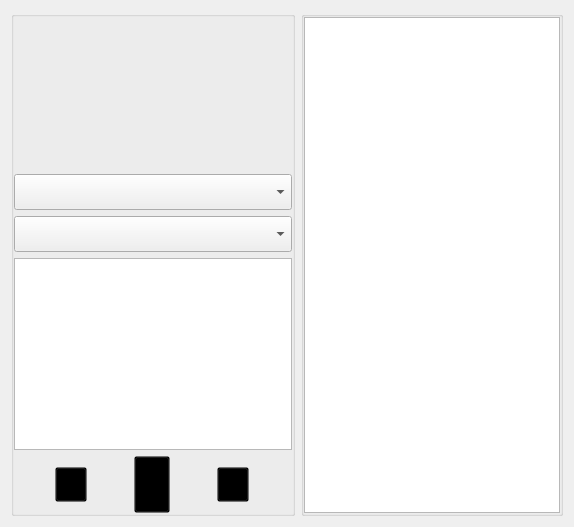
        <widget class="QWidget" name="tab_detail">
         <attribute name="title">
          <string>详情</string>
         </attribute>
         <layout class="QHBoxLayout" name="horizontalLayout">
          <item>
           <widget class="QGroupBox" name="box_info">
            <property name="minimumSize">
             <size>
              <width>284</width>
              <height>0</height>
             </size>
            </property>
            <property name="maximumSize">
             <size>
              <width>300</width>
              <height>16777215</height>
             </size>
            </property>
            <property name="styleSheet">
             <string notr="true">QPushButton{
 background: transparent; 
}
QLabel{
 background: transparent; 
}</string>
            </property>
            <property name="title">
             <string/>
            </property>
            <layout class="QVBoxLayout" name="verticalLayout_10">
             <property name="leftMargin">
              <number>0</number>
             </property>
             <property name="topMargin">
              <number>0</number>
             </property>
             <property name="rightMargin">
              <number>0</number>
             </property>
             <property name="bottomMargin">
              <number>0</number>
             </property>
             <item>
              <widget class="QLabel" name="info_pic">
               <property name="sizePolicy">
                <sizepolicy hsizetype="Preferred" vsizetype="Preferred">
                 <horstretch>0</horstretch>
                 <verstretch>0</verstretch>
                </sizepolicy>
               </property>
               <property name="minimumSize">
                <size>
                 <width>151</width>
                 <height>151</height>
                </size>
               </property>
               <property name="maximumSize">
                <size>
                 <width>300</width>
                 <height>300</height>
                </size>
               </property>
               <property name="text">
                <string/>
               </property>
               <property name="pixmap">
                <pixmap resource="../resources/resources.qrc">:/img/timg.jpeg</pixmap>
               </property>
               <property name="scaledContents">
                <bool>true</bool>
               </property>
               <property name="alignment">
                <set>Qt::AlignCenter</set>
               </property>
               <property name="wordWrap">
                <bool>false</bool>
               </property>
              </widget>
             </item>
             <item>
              <widget class="QComboBox" name="comboBox_name">
               <property name="minimumSize">
                <size>
                 <width>0</width>
                 <height>36</height>
                </size>
               </property>
               <property name="maximumSize">
                <size>
                 <width>16777215</width>
                 <height>16777215</height>
                </size>
               </property>
              </widget>
             </item>
             <item>
              <widget class="QComboBox" name="comboBox_part">
               <property name="minimumSize">
                <size>
                 <width>0</width>
                 <height>36</height>
                </size>
               </property>
               <property name="maximumSize">
                <size>
                 <width>16777215</width>
                 <height>16777215</height>
                </size>
               </property>
              </widget>
             </item>
             <item>
              <widget class="QTextEdit" name="info_des">
               <property name="enabled">
                <bool>true</bool>
               </property>
               <property name="minimumSize">
                <size>
                 <width>151</width>
                 <height>151</height>
                </size>
               </property>
               <property name="acceptDrops">
                <bool>true</bool>
               </property>
               <property name="inputMethodHints">
                <set>Qt::ImhMultiLine</set>
               </property>
               <property name="readOnly">
                <bool>true</bool>
               </property>
              </widget>
             </item>
             <item>
              <layout class="QHBoxLayout" name="horizontalLayout_7">
               <property name="topMargin">
                <number>0</number>
               </property>
               <property name="bottomMargin">
                <number>0</number>
               </property>
               <item>
                <widget class="QPushButton" name="info_front">
                 <property name="minimumSize">
                  <size>
                   <width>32</width>
                   <height>35</height>
                  </size>
                 </property>
                 <property name="maximumSize">
                  <size>
                   <width>32</width>
                   <height>35</height>
                  </size>
                 </property>
                 <property name="styleSheet">
                  <string notr="true">QPushButton{
    border-image:url(://img/front_out.svg) 0px 0px no-repeat;
 background: transparent; 
}
QPushButton:hover{
     border-image:url(://img/front_on.svg) -0px 0px no-repeat;
  background: transparent; 
}
</string>
                 </property>
                 <property name="text">
                  <string/>
                 </property>
                </widget>
               </item>
               <item>
                <widget class="QPushButton" name="info_play">
                 <property name="minimumSize">
                  <size>
                   <width>36</width>
                   <height>57</height>
                  </size>
                 </property>
                 <property name="maximumSize">
                  <size>
                   <width>36</width>
                   <height>57</height>
                  </size>
                 </property>
                 <property name="focusPolicy">
                  <enum>Qt::NoFocus</enum>
                 </property>
                 <property name="styleSheet">
                  <string notr="true">QPushButton{
    border-image:url(://img/play_at.svg) 0px 0px no-repeat;
  background: transparent; 
}
QPushButton:hover{
   background: transparent; 
     border-image:url(://img/play_on.svg) 0px 0px no-repeat;
}
</string>
                 </property>
                 <property name="text">
                  <string/>
                 </property>
                </widget>
               </item>
               <item>
                <widget class="QPushButton" name="info_next">
                 <property name="minimumSize">
                  <size>
                   <width>32</width>
                   <height>35</height>
                  </size>
                 </property>
                 <property name="maximumSize">
                  <size>
                   <width>32</width>
                   <height>35</height>
                  </size>
                 </property>
                 <property name="styleSheet">
                  <string notr="true">QPushButton{
    border-image:url(://img/next_out.svg) 0px 0px no-repeat;
 background: transparent; 
}
QPushButton:hover{
     border-image:url(://img/next_on.svg) -0px 0px no-repeat;
}
</string>
                 </property>
                 <property name="text">
                  <string/>
                 </property>
                </widget>
               </item>
              </layout>
             </item>
            </layout>
           </widget>
          </item>
          <item>
           <widget class="QGroupBox" name="box_parts">
            <property name="sizePolicy">
             <sizepolicy hsizetype="Expanding" vsizetype="Preferred">
              <horstretch>0</horstretch>
              <verstretch>0</verstretch>
             </sizepolicy>
            </property>
            <property name="minimumSize">
             <size>
              <width>200</width>
              <height>0</height>
             </size>
            </property>
            <property name="title">
             <string/>
            </property>
            <layout class="QVBoxLayout" name="verticalLayout_4">
             <property name="leftMargin">
              <number>0</number>
             </property>
             <property name="topMargin">
              <number>0</number>
             </property>
             <property name="rightMargin">
              <number>0</number>
             </property>
             <property name="bottomMargin">
              <number>0</number>
             </property>
             <item>
              <widget class="QListWidget" name="detail_partlist">
               <property name="minimumSize">
                <size>
                 <width>150</width>
                 <height>150</height>
                </size>
               </property>
               <property name="sizeIncrement">
                <size>
                 <width>0</width>
                 <height>0</height>
                </size>
               </property>
               <property name="editTriggers">
                <set>QAbstractItemView::NoEditTriggers</set>
               </property>
               <property name="iconSize">
                <size>
                 <width>0</width>
                 <height>0</height>
                </size>
               </property>
               <property name="textElideMode">
                <enum>Qt::ElideNone</enum>
               </property>
               <property name="flow">
                <enum>QListView::LeftToRight</enum>
               </property>
               <property name="resizeMode">
                <enum>QListView::Adjust</enum>
               </property>
               <property name="layoutMode">
                <enum>QListView::SinglePass</enum>
               </property>
               <property name="spacing">
                <number>10</number>
               </property>
               <property name="gridSize">
                <size>
                 <width>125</width>
                 <height>40</height>
                </size>
               </property>
               <property name="viewMode">
                <enum>QListView::IconMode</enum>
               </property>
              </widget>
             </item>
            </layout>
           </widget>
          </item>
         </layout>
        </widget>
